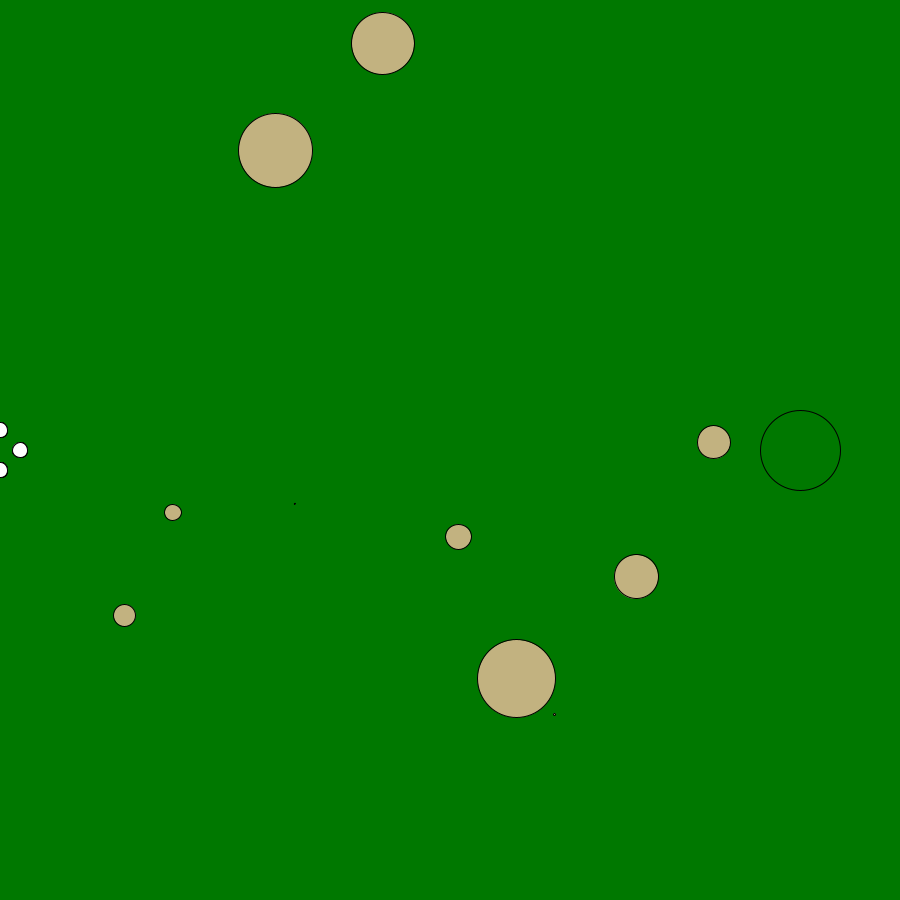
Frame 1 (no input)
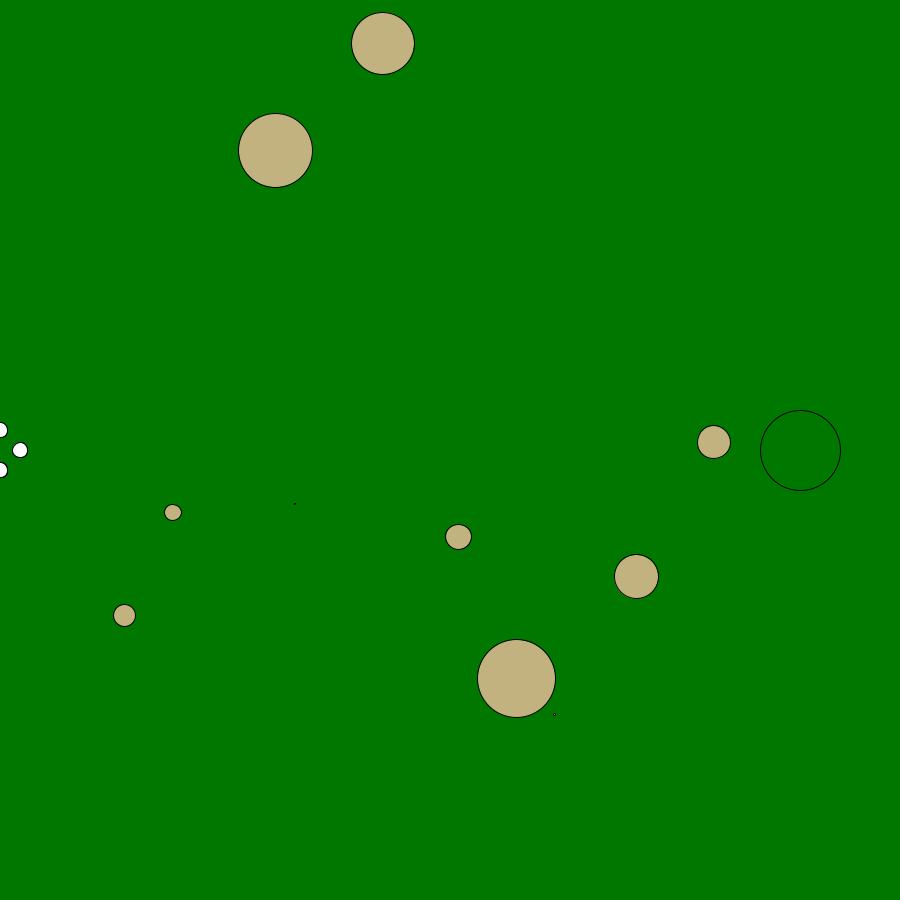
Frame 60 (the mouse pressed at the canvas centre just before this capture)
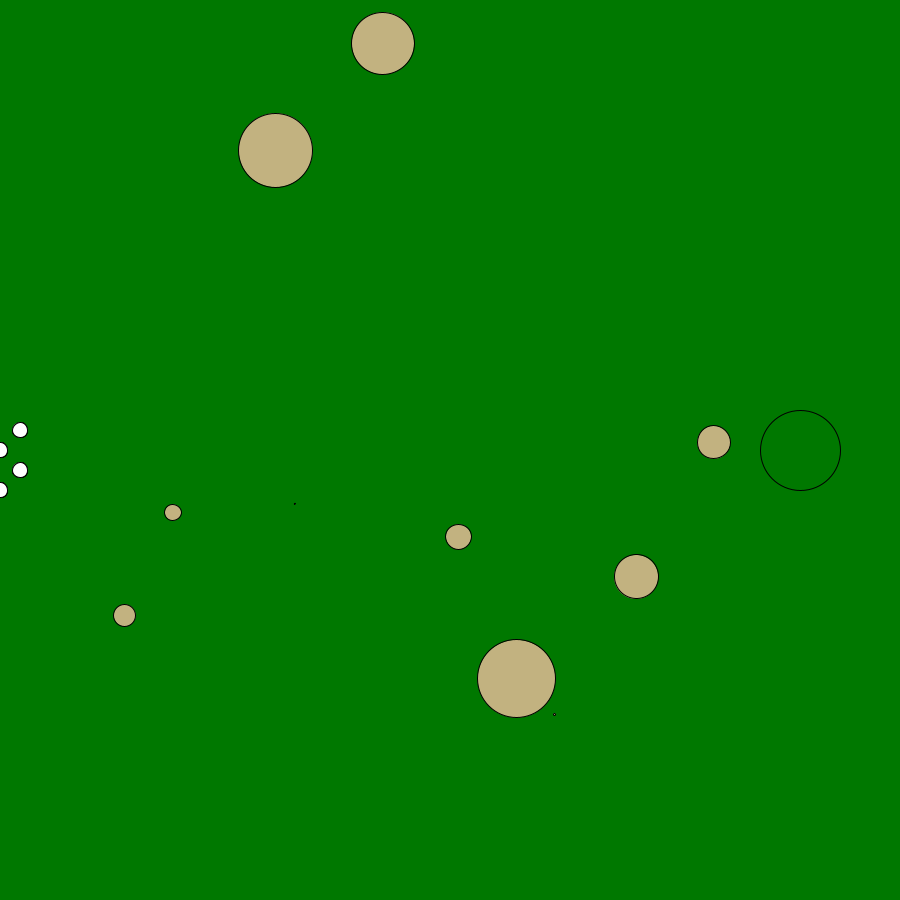
Frame 120 (the mouse held since frame 60 and released just before this capture)

The Processing sketch that drew these frames (run headless with seeded random() and noise(); from frame 60 on, the mouse is pressed at the canvas centre):

// Processing sketch: Path_Ga
// ── Path_Ga.pde
import java.util.*;
int population_size = 20;
int generation = 0;
int retention = 9;
float mp = 0.4;
int j = 0;
int begin = 0;
int end = 450;
int dist = 20;
int path_length = 60;
boolean goal_found = false;
GA g = new GA();
float gx = 800;
float gy = 450;
Node best;
ArrayList<Obstacle> O = new ArrayList<Obstacle>();
int acceptable = 80;
ArrayList<Node> CurrentPopulation = new ArrayList<Node>();
void setup(){
  size(900,900);
  int start = 0;
  int end = 450;
  for(int i = 0;i<population_size;i++){
   CurrentPopulation.add(new Node(start,end,g.generateRandom())); 
  }
  for(int i = 0;i<10;i++){
   float a = random(800);
   float b = random(800);
   float c = random(100);
   O.add(new Obstacle(a,b,c));
  }
  best = CurrentPopulation.get(0);
}

void draw(){
  background(0,120,0);
  //frameRate(10);
  if(j >= path_length - 2){
    //noLoop();
    Collections.sort(CurrentPopulation,new Sorter());
     fill(0);
     print(CurrentPopulation.get(0).fitness());
     best = CurrentPopulation.get(0);
     float val = CurrentPopulation.get(0).fitness();
     if(val < acceptable){
       print("Path found");
      noLoop(); 
     }
     print("\n");
     System.out.println(generation);
    generation++;
    j = 0;
    //path_length++;
    ArrayList<Node> np = new ArrayList<Node>();
    for(int i = 0;i<retention;i++){
      Node best = CurrentPopulation.get(i);
      String s = best.path;
      //s = g.upd(s);
      Node c = new Node(begin,end,s);
      np.add(c);
    }
    while(np.size() < population_size){
      int a = int(random(population_size));
      int b = int(random(population_size));
      if(a != b){        
        Node p1 = CurrentPopulation.get(a);
        Node p2 = CurrentPopulation.get(b);
        String s = g.crossOver(p1.path,p2.path);
        //s = g.upd(s);
        s = g.mutate(s);
        np.add(new Node(begin,end,s));
      }
    }
    CurrentPopulation = np;
    // We have found all the values in the answer.  
  }
  else{
    for(Node n : CurrentPopulation){
      n.update(n.path.charAt(j));
    }
    //best.update(best.path.charAt(j));
    for(Node n : CurrentPopulation){
     n.draw(); 
    }
    j++;
    noFill();
    circle(gx,gy,acceptable);
    //best.draw();
  }
  for(Obstacle o : O){
   o.draw(); 
  }
}

// ── GA.pde
class GA{
  String generateRandom(){
    String ans = "";
    for(int i = 0;i<path_length;i++){
      char c = '1';
        float d = random(4);
        if(d < 1){
          c = '1';
        }else if(d < 2){
         c = '2'; 
        }else if(d < 3){
         c = '3'; 
        }else{
         c = '4'; 
        }
      ans = ans + "" + c;
    }
    return ans;
  }
  String crossOver(String s1,String s2){
   int a = int(random(s1.length()));
   String ans = "";
   for(int i = 0;i<s1.length();i++){
     if(i < a){
      ans = ans +"" + s1.charAt(i);
     }else{
       ans = ans +"" + s2.charAt(i);
     }
   }
   return ans;
  }
  
  String upd(String s){
   float d = random(4);
   char c = '1';
    String ans = s;
    if(d < 1){
      c = '1';
    }else if(d < 2){
     c = '2'; 
    }else if(d < 3){
     c = '3'; 
    }else{
     c = '4'; 
    }
      ans = ans + "" + c;
    return ans;
  }
  
  String mutate(String s1){
    String ans= "";
    float a = random(1);
    if(a > mp){
      return s1;
    }
    int b = int(random(s1.length()));
    for(int i = 0;i<s1.length();i++){
      char c = s1.charAt(i);
      if(i == b){
        float d = random(4);
        if(d < 1){
          c = '1';
        }else if(d < 2){
         c = '2'; 
        }else if(d < 3){
         c = '3'; 
        }else{
         c = '4'; 
        }
      }
      ans = ans + "" + c;
    }
    return ans;
  }
  
}

// ── Node.pde
class Node{
 float x;
 float y;
 float radius;
 String path;
 Boolean isDead;
 Node(int x,int y,String val){
  this.x = x;
  this.y = y;
  this.radius = 15;
  this.path = val;
  isDead = false;
 }
 
 void update(char c){
     if(x < 0 || x > width || y < 0 || y > height){
      isDead = true; 
     }
     for(Obstacle o : O){
       if(dist(x,y,o.x,o.y) < o.radius){
        isDead = true; 
       }
     }
     if(isDead){
      return ; 
     }
     if(c == '1'){
      x += dist; 
     }else if(c == '2'){
      x -= dist; 
     }else if(c == '3'){
      y += dist; 
     }else{
      y -= dist; 
     }
 }
 void draw(){
  fill(255);
  circle(x,y,radius);
 }
 
 float fitness(){
   float a = 0;
   float b = 450;
   if(isDead){
    return 100000.0;
   }
   for(int i = 0;i<path.length();i++){
     char c = path.charAt(i);
     if(c == '1'){
      a += dist;
     }else if(c == '2'){
      a -= dist; 
     }else if(c == '3'){
      b += dist; 
     }else{
      b -= dist; 
     }
   }
   return dist(a,b,gx,gy);
 }
}

// ── Obstacle.pde
class Obstacle{
 float x;
 float y;
 float radius;
 Obstacle(float x,float y,float r){
  this.x = x;
  this.y = y;
  this.radius = r;
 }
 void draw(){
  fill(194,178,128);
  circle(x,y,radius);
 }
}

// ── Sorter.pde
class Sorter implements Comparator<Node>{
  public int compare(Node A,Node B){
    float a = A.fitness();
    float b = B.fitness();
    if(a == b){
     return 0; 
    }else if(a  > b){
     return 1; 
    }
    return -1;
  }
}
